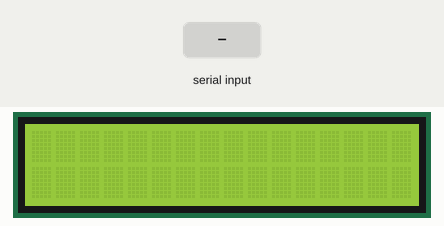
A sketch run on a simulated ESP32. Shown: 16×2 character LCD. The inputs (shaded band) are chosen by the test bench. Nothing arrives over Bluetooth unless stated; what the sketch prints to the serial monitor is not drawn.

Above: at 1.2 s.
1.3 s: "1" received over the second serial link
At 2.0 s:
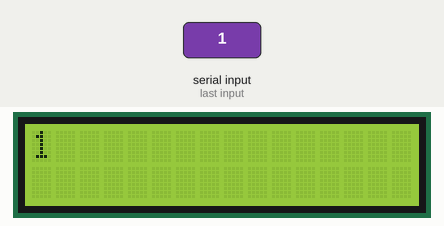
2.8 s: "0" received over the second serial link
At 3.6 s:
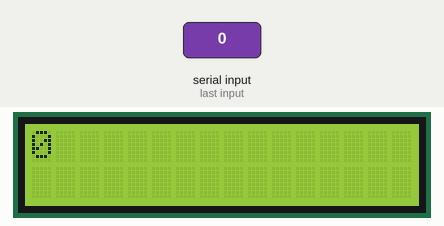
Timing chart, 0 to 5.8 s (numbered marks = the images above; inputs shaded):
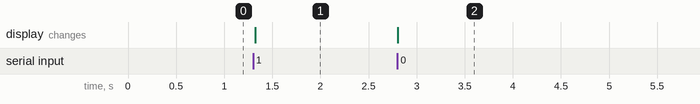

The sketch:

Bluetooth2LCD_avanzado.ino
```cpp
#include <BluetoothSerial.h>
#include <Wire.h>
#include <hd44780.h>
#include <hd44780ioClass/hd44780_I2Cexp.h>

BluetoothSerial bt;
hd44780_I2Cexp lcd;
int fila, columna;

void setup() {
  Serial.begin(115200);
  bt.begin("ESP32 WROOM");
  Serial.print("Device ready");

  int status;
  status = lcd.begin(16, 2);
  if (status != 0)
  {
    hd44780::fatalError(status);    // Ya no vuelve, se queda aquí
  }
  lcd.clear();
}

void loop() {
  if (Serial.available()) {
    bt.write(Serial.read());
  }

  int n = 0;
  if ( (n = bt.available()) ) {
    char msg[40] = "";

    while (n--) {
      char c = bt.read();
      if (c > 31) {
        sprintf(msg, "%s%c%c", msg, c, '\0');
      }
    }
    printMsg(msg);
  }
  delay(20);
}

void printMsg(char *msg) {
  int columna, fila;
  columna = fila = 0;

  lcd.clear();
  while (*msg) {
    lcd.setCursor (columna, fila);
    lcd.write(*msg++);

    columna++;
    if (columna > 15) {
      columna = 0;
      fila++;
    }
    if (fila > 1) return;
  }
}
```

Measured:
- after the input at 1.3 s, the display: changes at once (image 1)
- after the input at 2.8 s, the display: changes at once (image 2)
